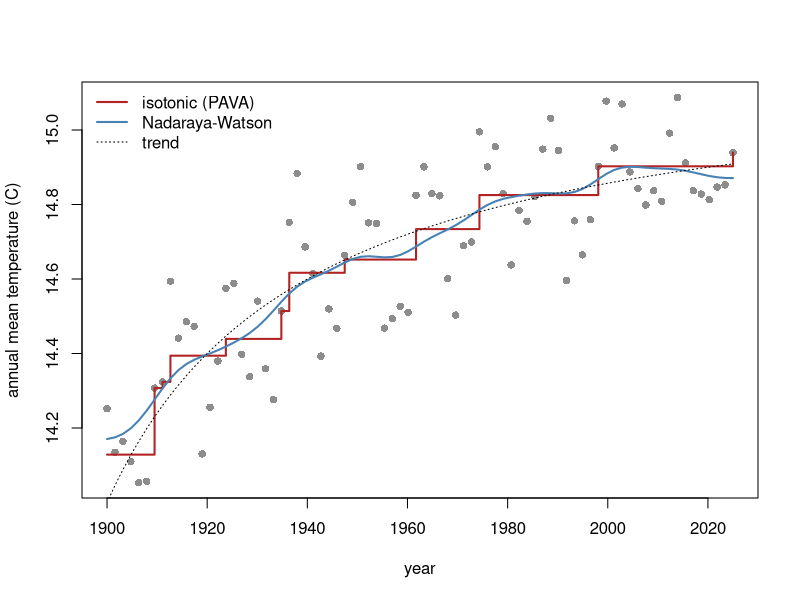

Reproduce this figure in R.
# Isotonic regression (PAVA) and Nadaraya-Watson kernel regression for a simulated series of
# annual mean temperatures.
set.seed(42)
x <- seq(1900, 2025, length.out = 80)
true_trend <- 14 + 1.2 * (x - 1900) / (40 + (x - 1900))
y <- true_trend + sin(x / 2) * 0.15 + rnorm(length(x), sd = 0.08)
iso <- isoreg(x, y)
nw <- ksmooth(x, y, kernel = "normal", bandwidth = 15, x.points = x)
plot(x, y, pch = 16, col = "gray55", xlab = "year", ylab = "annual mean temperature (C)")
lines(x, iso$yf, type = "s", col = "firebrick", lwd = 2)
lines(nw$x, nw$y, col = "steelblue", lwd = 2)
lines(x, true_trend, lty = 3)
legend("topleft", c("isotonic (PAVA)", "Nadaraya-Watson", "trend"), lty = c(1, 1, 3),
       col = c("firebrick", "steelblue", "black"), lwd = c(2, 2, 1), bty = "n")
